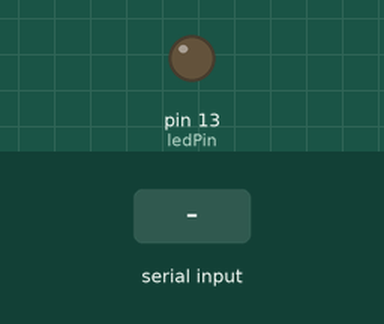
The sketch below on a simulated Arduino Uno, built with avr-gcc and run on an emulated ATmega328P. On the bench: output pins drawn as LEDs (lit = HIGH). The inputs (shaded band) are chosen by the test bench.

Above: at 1.2 s.
1.3 s: "0" received over the second serial link
At 1.8 s:
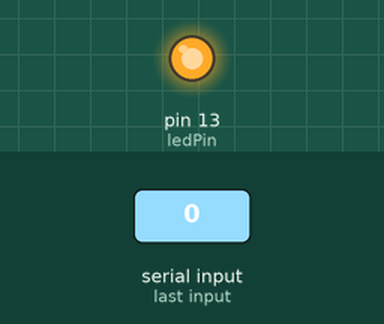
2.8 s: "1" received over the second serial link
At 4.0 s:
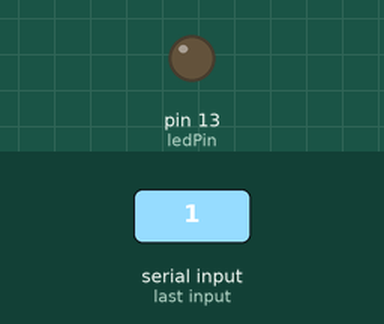
4.3 s: "2" received over the second serial link
At 5.3 s:
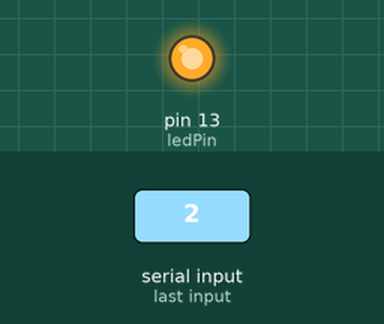
Timing chart, 0 to 7.3 s (numbered marks = the images above; inputs shaded):
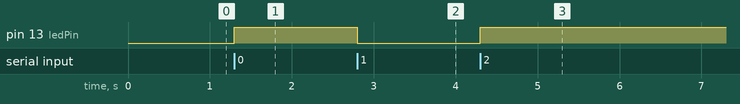

Measured:
- after the input at 1.3 s, pin 13 (ledPin): LOW → HIGH at once
- after the input at 2.8 s, pin 13 (ledPin): HIGH → LOW at once
- after the input at 4.3 s, pin 13 (ledPin): LOW → HIGH at once

The sketch:

sketch_nov19d.ino
```cpp
#include <SoftwareSerial.h>

//Create a serial connection between XBee and Arduino
//using pins 2 and 3
SoftwareSerial zigBee(3,2);
int barry = 0;
#define ledPin 13

void setup(){
  //Begin hardware serial (PC<->Arduino)
  Serial.begin(9600);
  //Begin software serial (PC<->Arduino)
  zigBee.begin(9600);
  pinMode(ledPin, OUTPUT);
}

void loop(){
  //First determine that something has been recieved
  if (zigBee.available()) {
    barry = zigBee.read();
    if(barry == '1'){
      digitalWrite(ledPin, LOW);
    }
    else{
      digitalWrite(ledPin, HIGH);
    }
  }
}
```
